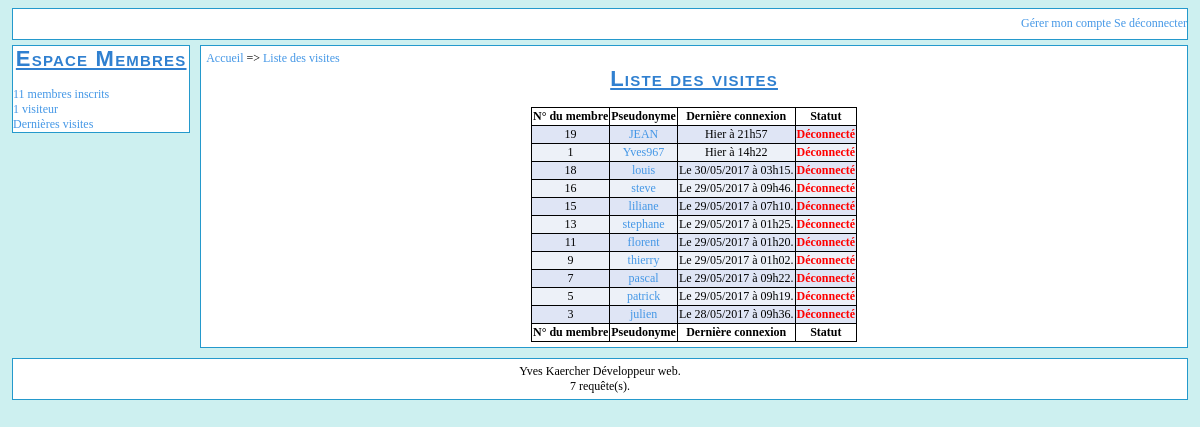
The page /stats.php?see=passed (signed in) on the database its author committed.
### tables this page shows
CREATE TABLE `membres` (
  `membre_id` int(11) NOT NULL,
  `membre_pseudo` varchar(32) NOT NULL,
  `membre_mdp` varchar(40) NOT NULL,
  `membre_mail` varchar(100) NOT NULL,
  `membre_inscription` bigint(20) NOT NULL,
  `membre_naissance` varchar(11) NOT NULL,
  `membre_msn` varchar(255) NOT NULL,
  `membre_yahoo` varchar(255) NOT NULL,
  `membre_aim` varchar(255) NOT NULL,
  `membre_localisation` varchar(255) NOT NULL,
  `membre_profession` varchar(255) NOT NULL,
  `membre_avatar` varchar(255) NOT NULL,
  `membre_biographie` text NOT NULL,
  `membre_signature` text NOT NULL,
  `membre_derniere_visite` bigint(20) NOT NULL,
  `membre_banni` int(11) NOT NULL DEFAULT '0'
);

### includes/fonctions.php (called while the page is built, shortened)
<?php
function sqlquery($requete, $number)
{
	$query = mysql_query($requete) or exit('Erreur SQL : '.mysql_error().' Ligne : '. __LINE__ .'.');
	if($number == 1)
	{
		$query1 = mysql_fetch_assoc($query);
		return $query1;
	}
	else if($number == 2)
	{
		while($query1 = mysql_fetch_assoc($query))
		{
			$query2[] = $query1;
		}
		return $query2;
	}
	else
	{
		exit('Argument de sqlquery non renseigné ou incorrect.');
	}
}
function queries($num = 1)
{
	global $queries;
	$queries = $queries + intval($num);
}
?>

### includes/config.php (called while the page is built, shortened)
<?php
$queries = 0;
?>

### stats/passed.php (the view, shortened to what this page needs)
<?php
include('includes/haut.php');
?>
                <div id="colonne_gauche">
                <?php
                include('includes/colg.php');
                ?>
                </div>
                <div id="contenu">
                        <div id="map">
                                <a href="index.php">Accueil</a> => <a href="stats.php?see=passed">Liste des visites</a>
                        </div>
                        <h1>Liste des visites</h1>
                <?php
                $membre_query = sqlquery("SELECT membre_id, membre_pseudo, membre_derniere_visite, connectes_id
                FROM membres
                LEFT JOIN connectes
                ON membre_id = connectes_id
                ORDER BY membre_derniere_visite DESC", 2);
                $i = 0;
                ?>
                        <div class="membre_liste">
                                <table>
                                        <thead>
                                                <th>N° du membre</th>
                                                <th>Pseudonyme</th>
                                                <th>Dernière connexion</th>
                                                <th>Statut</th>
                                        </thead>
                                        <tfoot>
                                                <th>N° du membre</th>
                                                <th>Pseudonyme</th>
                                                <th>Dernière connexion</th>
                                                <th>Statut</th>
                                        </tfoot>
                                        <tbody>
                <?php
                while(isset($membre_query[$i]))
                {
                        if($membre_query[$i]['connectes_id'] == $membre_query[$i]['membre_id'])
                        {
                                $statut = '<span class="actif">Connecté</span>';
                        }
                        else
                        {
                                $statut = '<span class="inactif">Déconnecté</span>';
                        }
                        echo '<tr class="ligne_'.($i%2).'">
                        <td>'.$membre_query[$i]['membre_id'].'</td>
                        <td><a href="membres/user.php?id='.$membre_query[$i]['membre_id'].'">'.htmlspecialchars($membre_query[$i]['membre_pseudo'], ENT_QUOTES).'</a></td>
                        <td>'.mepd($membre_query[$i]['membre_derniere_visite']).'</td>
                        <td>'.$statut.'</td>
                        </tr>
                        ';
                        $i++;
                }
                ?>
                                        </tbody>
                                </table>
                        </div>
                </div>

### design.css (style rules this page uses)
body { background-color: #CDF0F0; width:auto; margin-left: 1%; margin-right: 1%; font-family: verdana, serif; font-size:12px }
#colonne_gauche { background-color: white; width:15%; margin-top: 5px; margin-bottom: 10px; padding:0; border: 1px solid #2499cc; float: left; }
#contenu { background-color: white; margin-left: 16%; margin-bottom:10px; margin-right:0; margin-top:5px; padding:5px; width:auto; border: 1px solid #2499cc; min-height:200px; }
h1 { text-align:center; text-decoration: underline; color: #3080D0; font-family:"trebuchet ms", verdana, sans-serif; letter-spacing:1.2px; font-variant:small-caps; font-weight:bold; font-size:22px; margin-top:0; }
a, a:visited { color:#4497e6; text-decoration:none; }
table { margin: auto; margin-top: 10px; border: 1px solid black; text-align: center; border-collapse: collapse; }
th { border: 1px solid black; text-align: center; }
td { border: 1px solid black; text-align: center; }
.ligne_0 { background-color: #dfe5f5; }
.ligne_1 { background-color: #edf1f8; }
.inactif { color: red; font-weight: bold; }

### rows shown on the page
membres: membre_id "19", membre_pseudo "JEAN", membre_derniere_visite "Hier à 21h57", shows "Déconnecté"
membres: membre_id "1", membre_pseudo "Yves967", membre_derniere_visite "Hier à 14h22", shows "Déconnecté"
membres: membre_id "18", membre_pseudo "louis", membre_derniere_visite "Le 30/05/2017 à 03h15.", shows "Déconnecté"
membres: membre_id "16", membre_pseudo "steve", membre_derniere_visite "Le 29/05/2017 à 09h46.", shows "Déconnecté"
membres: membre_id "15", membre_pseudo "liliane", membre_derniere_visite "Le 29/05/2017 à 07h10.", shows "Déconnecté"
membres: membre_id "13", membre_pseudo "stephane", membre_derniere_visite "Le 29/05/2017 à 01h25.", shows "Déconnecté"
membres: membre_id "11", membre_pseudo "florent", membre_derniere_visite "Le 29/05/2017 à 01h20.", shows "Déconnecté"
membres: membre_id "9", membre_pseudo "thierry", membre_derniere_visite "Le 29/05/2017 à 01h02.", shows "Déconnecté"
membres: membre_id "7", membre_pseudo "pascal", membre_derniere_visite "Le 29/05/2017 à 09h22.", shows "Déconnecté"
membres: membre_id "5", membre_pseudo "patrick", membre_derniere_visite "Le 29/05/2017 à 09h19.", shows "Déconnecté"
membres: membre_id "3", membre_pseudo "julien", membre_derniere_visite "Le 28/05/2017 à 09h36.", shows "Déconnecté"

### other values the page prints
$num1 = get('nb_membres') "11"
$num2 = get('connectes') "1"
$queries "7"
